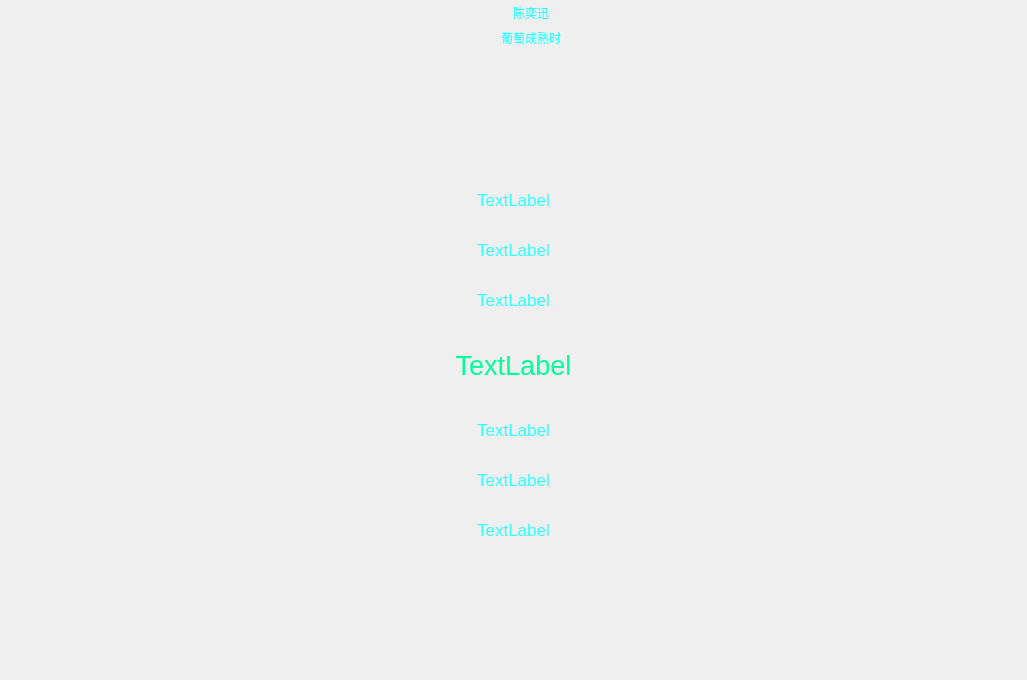
<?xml version="1.0" encoding="UTF-8"?>
<ui version="4.0">
 <class>LrcPage</class>
 <widget class="QWidget" name="LrcPage">
  <property name="geometry">
   <rect>
    <x>0</x>
    <y>0</y>
    <width>1027</width>
    <height>680</height>
   </rect>
  </property>
  <property name="windowTitle">
   <string>Form</string>
  </property>
  <layout class="QVBoxLayout" name="verticalLayout">
   <property name="spacing">
    <number>0</number>
   </property>
   <property name="leftMargin">
    <number>0</number>
   </property>
   <property name="topMargin">
    <number>0</number>
   </property>
   <property name="rightMargin">
    <number>0</number>
   </property>
   <property name="bottomMargin">
    <number>0</number>
   </property>
   <item>
    <widget class="QWidget" name="bgStyle" native="true">
     <property name="styleSheet">
      <string notr="true">#bgStyle
{
	border-image:url(&quot;:/image/bg.png&quot;);
}
*
{
	color : #33ffff;
}</string>
     </property>
     <layout class="QVBoxLayout" name="verticalLayout_2">
      <property name="spacing">
       <number>0</number>
      </property>
      <property name="leftMargin">
       <number>0</number>
      </property>
      <property name="topMargin">
       <number>0</number>
      </property>
      <property name="rightMargin">
       <number>0</number>
      </property>
      <property name="bottomMargin">
       <number>0</number>
      </property>
      <item>
       <widget class="QWidget" name="lrcTop" native="true">
        <property name="minimumSize">
         <size>
          <width>0</width>
          <height>50</height>
         </size>
        </property>
        <property name="maximumSize">
         <size>
          <width>16777215</width>
          <height>50</height>
         </size>
        </property>
        <property name="styleSheet">
         <string notr="true"/>
        </property>
        <layout class="QHBoxLayout" name="horizontalLayout">
         <property name="spacing">
          <number>0</number>
         </property>
         <property name="leftMargin">
          <number>5</number>
         </property>
         <property name="topMargin">
          <number>0</number>
         </property>
         <property name="rightMargin">
          <number>0</number>
         </property>
         <property name="bottomMargin">
          <number>0</number>
         </property>
         <item>
          <widget class="QPushButton" name="hideBtn">
           <property name="minimumSize">
            <size>
             <width>30</width>
             <height>50</height>
            </size>
           </property>
           <property name="maximumSize">
            <size>
             <width>30</width>
             <height>50</height>
            </size>
           </property>
           <property name="styleSheet">
            <string notr="true">#hideBtn
{
	border: none;
}</string>
           </property>
           <property name="text">
            <string/>
           </property>
          </widget>
         </item>
         <item>
          <widget class="QWidget" name="titleBox" native="true">
           <layout class="QVBoxLayout" name="verticalLayout_3">
            <property name="spacing">
             <number>0</number>
            </property>
            <property name="leftMargin">
             <number>0</number>
            </property>
            <property name="topMargin">
             <number>0</number>
            </property>
            <property name="rightMargin">
             <number>0</number>
            </property>
            <property name="bottomMargin">
             <number>0</number>
            </property>
            <item>
             <widget class="QLabel" name="musicSinger">
              <property name="styleSheet">
               <string notr="true"/>
              </property>
              <property name="text">
               <string>陈奕迅</string>
              </property>
              <property name="alignment">
               <set>Qt::AlignCenter</set>
              </property>
             </widget>
            </item>
            <item>
             <widget class="QLabel" name="musicName">
              <property name="styleSheet">
               <string notr="true"/>
              </property>
              <property name="text">
               <string>葡萄成熟时</string>
              </property>
              <property name="alignment">
               <set>Qt::AlignCenter</set>
              </property>
             </widget>
            </item>
           </layout>
          </widget>
         </item>
        </layout>
       </widget>
      </item>
      <item>
       <widget class="QWidget" name="lrcContent" native="true">
        <property name="styleSheet">
         <string notr="true"/>
        </property>
        <layout class="QVBoxLayout" name="verticalLayout_4">
         <property name="spacing">
          <number>0</number>
         </property>
         <property name="leftMargin">
          <number>0</number>
         </property>
         <property name="topMargin">
          <number>0</number>
         </property>
         <property name="rightMargin">
          <number>0</number>
         </property>
         <property name="bottomMargin">
          <number>0</number>
         </property>
         <item>
          <spacer name="verticalSpacer_2">
           <property name="orientation">
            <enum>Qt::Vertical</enum>
           </property>
           <property name="sizeHint" stdset="0">
            <size>
             <width>20</width>
             <height>89</height>
            </size>
           </property>
          </spacer>
         </item>
         <item>
          <widget class="QLabel" name="line1">
           <property name="minimumSize">
            <size>
             <width>0</width>
             <height>50</height>
            </size>
           </property>
           <property name="maximumSize">
            <size>
             <width>16777215</width>
             <height>50</height>
            </size>
           </property>
           <property name="font">
            <font>
             <pointsize>13</pointsize>
            </font>
           </property>
           <property name="text">
            <string>TextLabel</string>
           </property>
           <property name="alignment">
            <set>Qt::AlignCenter</set>
           </property>
          </widget>
         </item>
         <item>
          <widget class="QLabel" name="line2">
           <property name="minimumSize">
            <size>
             <width>0</width>
             <height>50</height>
            </size>
           </property>
           <property name="maximumSize">
            <size>
             <width>16777215</width>
             <height>50</height>
            </size>
           </property>
           <property name="font">
            <font>
             <pointsize>13</pointsize>
            </font>
           </property>
           <property name="text">
            <string>TextLabel</string>
           </property>
           <property name="alignment">
            <set>Qt::AlignCenter</set>
           </property>
          </widget>
         </item>
         <item>
          <widget class="QLabel" name="line3">
           <property name="minimumSize">
            <size>
             <width>0</width>
             <height>50</height>
            </size>
           </property>
           <property name="maximumSize">
            <size>
             <width>16777215</width>
             <height>50</height>
            </size>
           </property>
           <property name="font">
            <font>
             <pointsize>13</pointsize>
            </font>
           </property>
           <property name="text">
            <string>TextLabel</string>
           </property>
           <property name="alignment">
            <set>Qt::AlignCenter</set>
           </property>
          </widget>
         </item>
         <item>
          <widget class="QLabel" name="lineCenter">
           <property name="minimumSize">
            <size>
             <width>0</width>
             <height>80</height>
            </size>
           </property>
           <property name="maximumSize">
            <size>
             <width>16777215</width>
             <height>80</height>
            </size>
           </property>
           <property name="font">
            <font>
             <pointsize>20</pointsize>
            </font>
           </property>
           <property name="styleSheet">
            <string notr="true">#lineCenter
{
	color : #00ff99;
}</string>
           </property>
           <property name="text">
            <string>TextLabel</string>
           </property>
           <property name="alignment">
            <set>Qt::AlignCenter</set>
           </property>
          </widget>
         </item>
         <item>
          <widget class="QLabel" name="line4">
           <property name="minimumSize">
            <size>
             <width>0</width>
             <height>50</height>
            </size>
           </property>
           <property name="maximumSize">
            <size>
             <width>16777215</width>
             <height>50</height>
            </size>
           </property>
           <property name="font">
            <font>
             <pointsize>13</pointsize>
            </font>
           </property>
           <property name="text">
            <string>TextLabel</string>
           </property>
           <property name="alignment">
            <set>Qt::AlignCenter</set>
           </property>
          </widget>
         </item>
         <item>
          <widget class="QLabel" name="line5">
           <property name="minimumSize">
            <size>
             <width>0</width>
             <height>50</height>
            </size>
           </property>
           <property name="maximumSize">
            <size>
             <width>16777215</width>
             <height>50</height>
            </size>
           </property>
           <property name="font">
            <font>
             <pointsize>13</pointsize>
            </font>
           </property>
           <property name="text">
            <string>TextLabel</string>
           </property>
           <property name="alignment">
            <set>Qt::AlignCenter</set>
           </property>
          </widget>
         </item>
         <item>
          <widget class="QLabel" name="line6">
           <property name="minimumSize">
            <size>
             <width>0</width>
             <height>50</height>
            </size>
           </property>
           <property name="maximumSize">
            <size>
             <width>16777215</width>
             <height>50</height>
            </size>
           </property>
           <property name="font">
            <font>
             <pointsize>13</pointsize>
            </font>
           </property>
           <property name="text">
            <string>TextLabel</string>
           </property>
           <property name="alignment">
            <set>Qt::AlignCenter</set>
           </property>
          </widget>
         </item>
         <item>
          <spacer name="verticalSpacer">
           <property name="orientation">
            <enum>Qt::Vertical</enum>
           </property>
           <property name="sizeHint" stdset="0">
            <size>
             <width>20</width>
             <height>89</height>
            </size>
           </property>
          </spacer>
         </item>
        </layout>
       </widget>
      </item>
     </layout>
    </widget>
   </item>
  </layout>
 </widget>
 <resources/>
 <connections/>
</ui>
